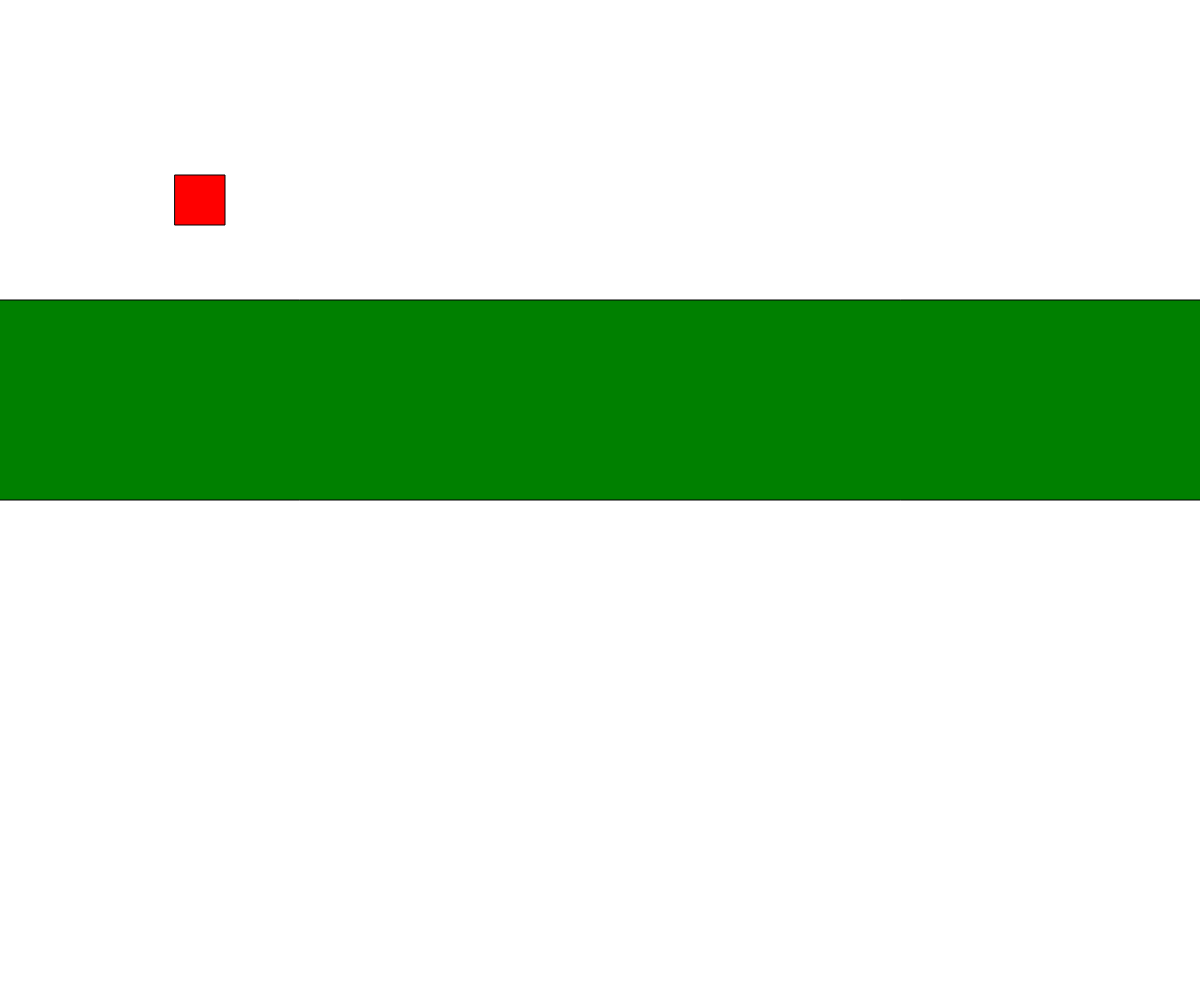
Frame 1 (no input)
Frame 60 (no input): identical to frame 1, image omitted
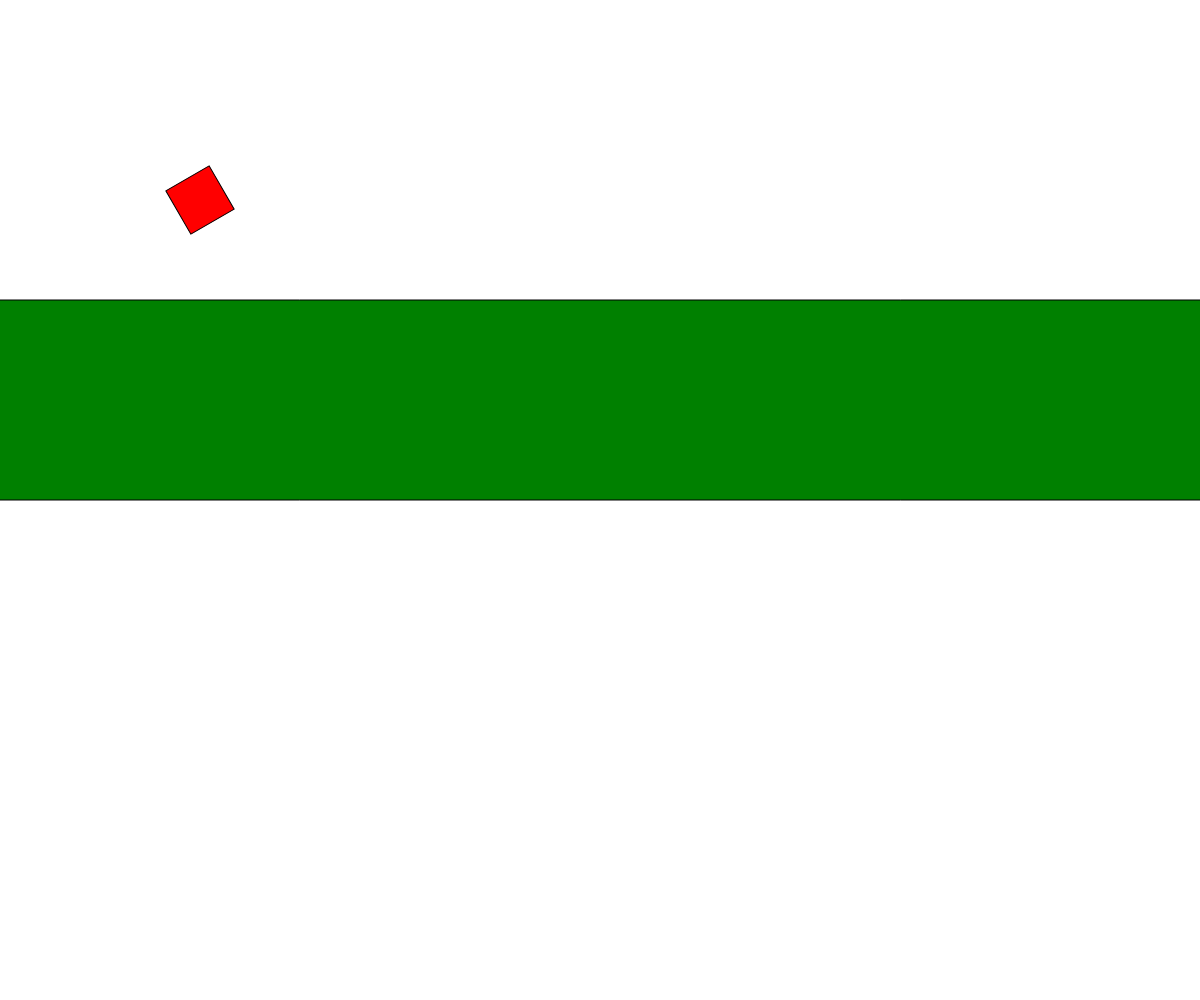
Frame 120 (the mouse pressed at the canvas centre since frame 60)

The p5.js sketch that drew these frames (run headless with seeded random() and noise() and a simulated clock; from frame 60 on, the mouse is pressed at the canvas centre):

// p5.js sketch
// ── sketch.js
// Translate/Rotation Demo


function setup() {
  createCanvas(windowWidth, windowHeight);
  angleMode(DEGREES);
  rectMode(CENTER);
}

function draw() {
  background(255);
  
  push();
  translate(200, 200);
  rotate(mouseX);
  fill("red");
  square(0, 0, 50);
  pop();

  fill("green");
  rect(width/2, 400, width * 2, 200);
}
